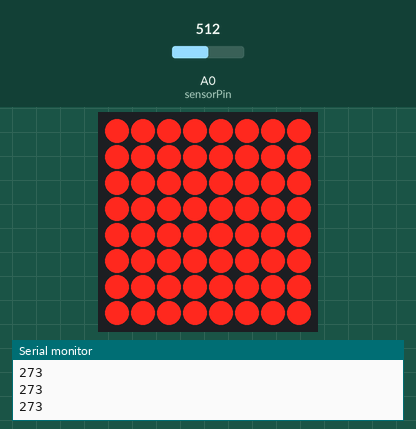
Simulated run of this sketch. Board: Arduino Uno, built with avr-gcc and run on an emulated ATmega328P. Parts: 8×8 LED matrix, the last lines printed to the serial monitor. Inputs (shaded band) come from the test bench; at power-on: A0 (sensorPin) = 512.

Above: at 1.2 s.
1.3 s: A0 (sensorPin) set to 225
At 2.5 s:
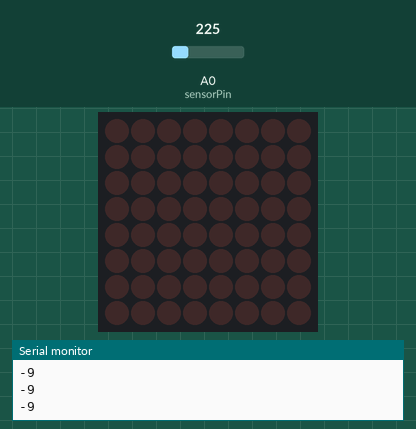
2.8 s: A0 (sensorPin) set to 245
At 3.6 s:
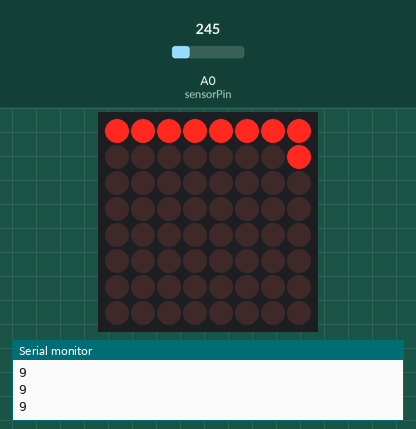
4.3 s: A0 (sensorPin) set to 306
At 5.5 s:
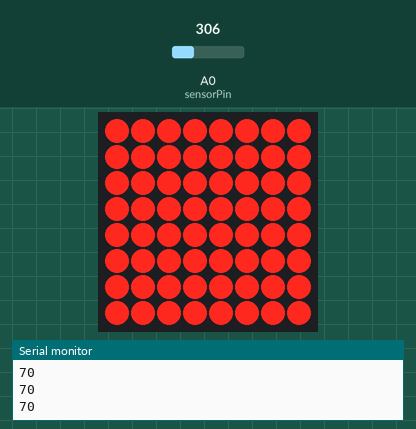
5.8 s: A0 (sensorPin) set to 122
At 7.3 s:
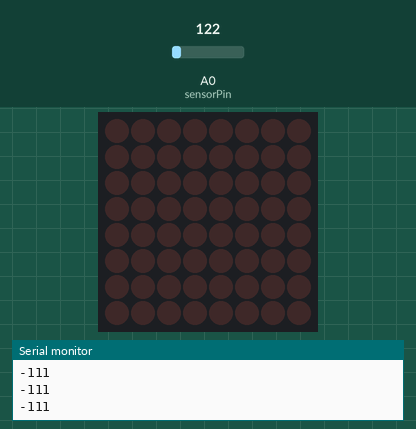
Timing chart, 0 to 8.3 s (numbered marks = the images above; inputs shaded):
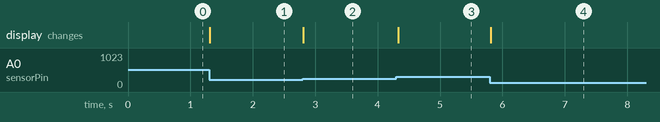

The sketch:

light-sensor-display.ino
```cpp
#include "LedControl.h"

/*
DIN connects to pin 12
CLK connects to pin 11
CS connects to pin 10
*/
LedControl lc = LedControl(8,10,9,1); // create a new LedControl object

int sensorValue = 0; // variable for sensor value
int sensorPin = A0; // variable for sensor pin

int minVal = 235;
int maxVal = 493;

/* Map an analog value to 8 bits (0 to 255) */
void setup() {

  lc.shutdown(0,false);
  lc.setIntensity(0,15);      //Adjust the brightness maximum is 15
  lc.clearDisplay(0);


  Serial.begin(9600); // serial communication initialize

}

void loop() {

  int val = analogRead(sensorPin);
  val = map(val, minVal, maxVal, 0, 255);

  Serial.print(val);
  Serial.print("\n");


  int rows = val/8;
  int cols = val - rows*8;

  for(int i = 0; i < 8; i++) {

    if(i < rows) {
          lc.setRow(0,i,0b11111111);
    }

    else if (i == rows) {
          lc.setRow(0,i,0b11111111);
          byte tmp = 0;
          for(int j = 0; j < cols; j++) {
            tmp |= 1 << j;
          }
          lc.setRow(0,i,tmp);

    }
    else {
      lc.setRow(0,i, 0b00000000);
    }

  }

  delay(10);

}
```

Measured:
- after the input at 1.3 s, the display: changes at once (image 1)
- after the input at 2.8 s, the display: changes at once (image 2)
- after the input at 4.3 s, the display: changes at once (image 3)
- after the input at 5.8 s, the display: changes at once (image 4)
